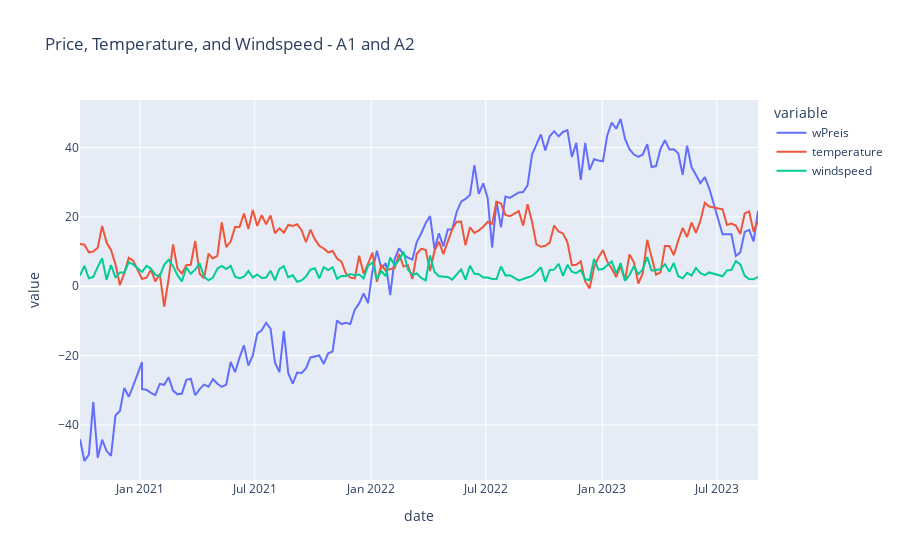

Source (notebook cell):
### Code cell
# Convert columns to numeric type (handling any non-numeric values)
df_A1A2[['wPreis', 'temperature', 'windspeed']] = df_A1A2[['wPreis', 'temperature', 'windspeed']].apply(pd.to_numeric, errors='coerce')

# Create a line plot
fig = px.line(df_A1A2, x='date', y=['wPreis', 'temperature', 'windspeed'],
              title='Price, Temperature, and Windspeed - A1 and A2')

# Show the plot
fig.show()

### Figure 1 — Plotly figure (JSON) as saved in the notebook; plotly's stock layout.template omitted (floating-point values rounded to 4 significant figures; data arrays with more than 128 entries replaced by an {"elided": "..."} marker saying what was removed)
{"data": [{"hovertemplate": "variable=wPreis<br>date=%{x}<br>value=%{y}<extra></extra>", "legendgroup": "wPreis", "line": {"color": "#636efa", "dash": "solid"}, "marker": {"symbol": "circle"}, "mode": "lines", "name": "wPreis", "orientation": "v", "showlegend": true, "type": "scatter", "x": {"elided": "151 str values"}, "xaxis": "x", "y": {"elided": "151 float values"}, "yaxis": "y"}, {"hovertemplate": "variable=temperature<br>date=%{x}<br>value=%{y}<extra></extra>", "legendgroup": "temperature", "line": {"color": "#EF553B", "dash": "solid"}, "marker": {"symbol": "circle"}, "mode": "lines", "name": "temperature", "orientation": "v", "showlegend": true, "type": "scatter", "x": {"elided": "151 str values"}, "xaxis": "x", "y": {"elided": "151 float values"}, "yaxis": "y"}, {"hovertemplate": "variable=windspeed<br>date=%{x}<br>value=%{y}<extra></extra>", "legendgroup": "windspeed", "line": {"color": "#00cc96", "dash": "solid"}, "marker": {"symbol": "circle"}, "mode": "lines", "name": "windspeed", "orientation": "v", "showlegend": true, "type": "scatter", "x": {"elided": "151 str values"}, "xaxis": "x", "y": {"elided": "151 float values"}, "yaxis": "y"}], "layout": {"legend": {"title": {"text": "variable"}, "tracegroupgap": 0}, "title": {"text": "Price, Temperature, and Windspeed - A1 and A2"}, "xaxis": {"anchor": "y", "domain": [0, 1], "title": {"text": "date"}}, "yaxis": {"anchor": "x", "domain": [0, 1], "title": {"text": "value"}}}}
